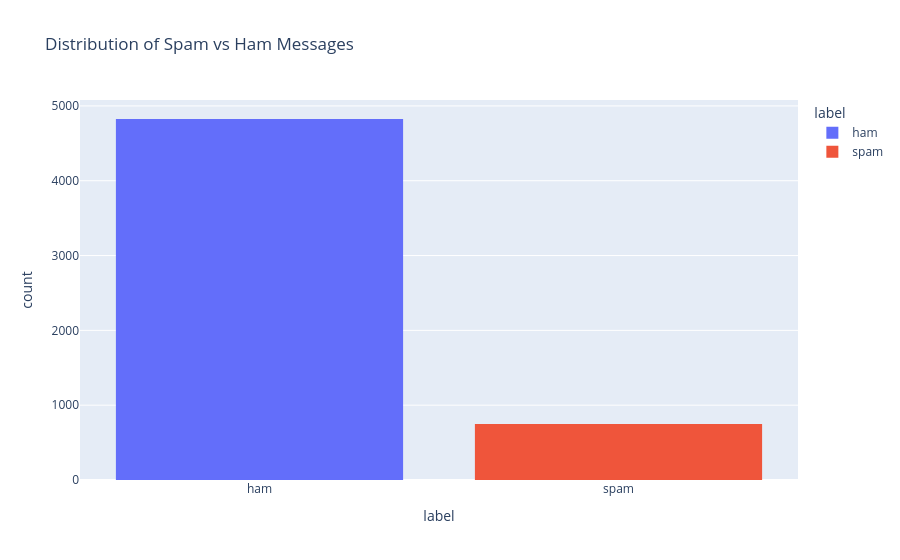
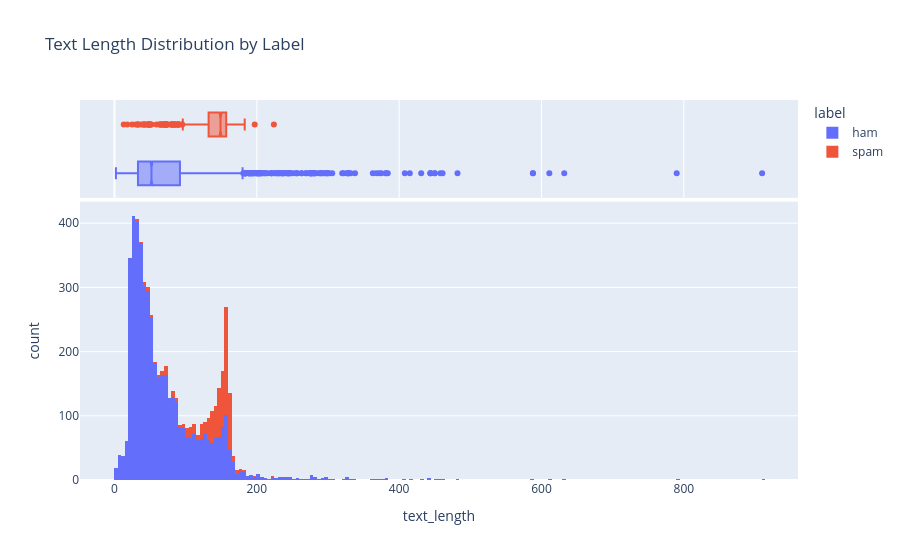

Notebook source saved alongside these figures, in order:
### Code cell
# Add Plotly for visualizations
import plotly.express as px
import plotly.graph_objects as go
from plotly.subplots import make_subplots

# Label distribution
fig = px.histogram(spam, x='label', title='Distribution of Spam vs Ham Messages', color='label')
fig.show()

# Text length distribution
spam['text_length'] = spam['text'].apply(len)
fig = px.histogram(spam, x='text_length', color='label', title='Text Length Distribution by Label', marginal='box')
fig.show()

### Figure 1 — Plotly figure (JSON) as saved in the notebook; plotly's stock layout.template omitted (floating-point values rounded to 4 significant figures; data arrays with more than 128 entries replaced by an {"elided": "..."} marker saying what was removed)
{"data": [{"bingroup": "x", "hovertemplate": "label=%{x}<br>count=%{y}<extra></extra>", "legendgroup": "ham", "marker": {"color": "#636efa", "pattern": {"shape": ""}}, "name": "ham", "orientation": "v", "showlegend": true, "type": "histogram", "x": {"elided": "4825 str values"}, "xaxis": "x", "yaxis": "y"}, {"bingroup": "x", "hovertemplate": "label=%{x}<br>count=%{y}<extra></extra>", "legendgroup": "spam", "marker": {"color": "#EF553B", "pattern": {"shape": ""}}, "name": "spam", "orientation": "v", "showlegend": true, "type": "histogram", "x": {"elided": "747 str values"}, "xaxis": "x", "yaxis": "y"}], "layout": {"barmode": "relative", "legend": {"title": {"text": "label"}, "tracegroupgap": 0}, "title": {"text": "Distribution of Spam vs Ham Messages"}, "xaxis": {"anchor": "y", "categoryarray": ["ham", "spam"], "categoryorder": "array", "domain": [0, 1], "title": {"text": "label"}}, "yaxis": {"anchor": "x", "domain": [0, 1], "title": {"text": "count"}}}}

### Figure 2 — Plotly figure (JSON) as saved in the notebook; plotly's stock layout.template omitted (floating-point values rounded to 4 significant figures; data arrays with more than 128 entries replaced by an {"elided": "..."} marker saying what was removed)
{"data": [{"bingroup": "x", "hovertemplate": "label=ham<br>text_length=%{x}<br>count=%{y}<extra></extra>", "legendgroup": "ham", "marker": {"color": "#636efa", "pattern": {"shape": ""}}, "name": "ham", "orientation": "v", "showlegend": true, "type": "histogram", "x": {"elided": "4825 int values"}, "xaxis": "x", "yaxis": "y"}, {"hovertemplate": "label=ham<br>text_length=%{x}<extra></extra>", "legendgroup": "ham", "marker": {"color": "#636efa"}, "name": "ham", "notched": true, "showlegend": false, "type": "box", "x": {"elided": "4825 int values"}, "xaxis": "x2", "yaxis": "y2"}, {"bingroup": "x", "hovertemplate": "label=spam<br>text_length=%{x}<br>count=%{y}<extra></extra>", "legendgroup": "spam", "marker": {"color": "#EF553B", "pattern": {"shape": ""}}, "name": "spam", "orientation": "v", "showlegend": true, "type": "histogram", "x": {"elided": "747 int values"}, "xaxis": "x", "yaxis": "y"}, {"hovertemplate": "label=spam<br>text_length=%{x}<extra></extra>", "legendgroup": "spam", "marker": {"color": "#EF553B"}, "name": "spam", "notched": true, "showlegend": false, "type": "box", "x": {"elided": "747 int values"}, "xaxis": "x2", "yaxis": "y2"}], "layout": {"barmode": "relative", "legend": {"title": {"text": "label"}, "tracegroupgap": 0}, "title": {"text": "Text Length Distribution by Label"}, "xaxis": {"anchor": "y", "domain": [0, 1], "title": {"text": "text_length"}}, "xaxis2": {"anchor": "y2", "domain": [0, 1], "matches": "x", "showgrid": true, "showticklabels": false}, "yaxis": {"anchor": "x", "domain": [0, 0.7326], "title": {"text": "count"}}, "yaxis2": {"anchor": "x2", "domain": [0.7426, 1], "matches": "y2", "showgrid": false, "showline": false, "showticklabels": false, "ticks": ""}}}
